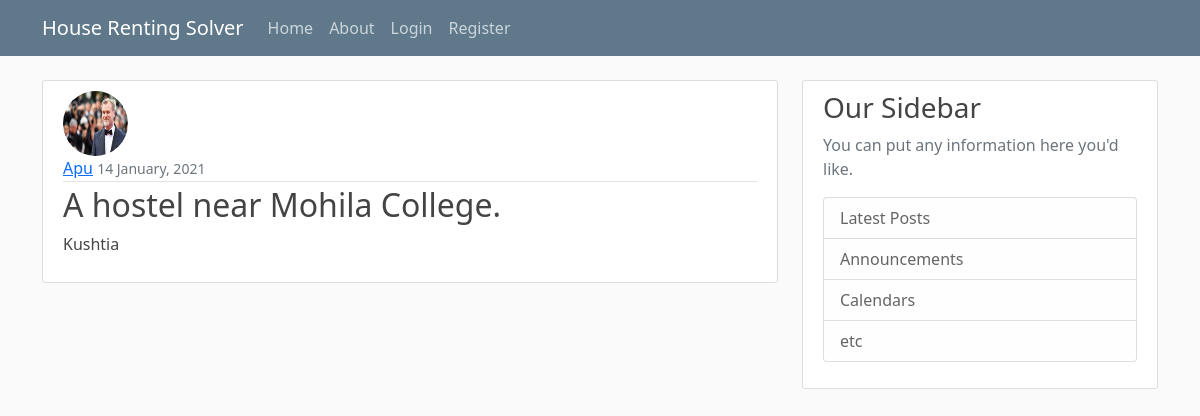
The page /post/10/ on the database its author committed.
### blog/models.py (models this page shows, shortened)
class Post(models.Model):
    location = models.CharField(max_length = 100)
    content = models.TextField()
    date_posted = models.DateTimeField(default = timezone.now)
    owner = models.ForeignKey(User, on_delete= models.CASCADE)

### users/models.py (models this page shows, shortened)
class Profile(models.Model):
    user = models.OneToOneField(User, on_delete = models.CASCADE)
    image = models.ImageField(default='default.jpg', upload_to='profile_pics')

### blog/views.py (the view)
# urls.py: path('post/<int:pk>/', PostDetailView.as_view(), name='post-detail'),
class PostDetailView(DetailView):
    model = Post

### blog/templates/blog/post_detail.html (shortened to what this page needs)
{% extends "blog/base.html" %}
{% block content %}
   <article class="media content-section">
     <img class="rounded-circle article-img" src="{{ object.owner.profile.image.url}}" >
     <div class="media-body">
       <div class="article-metadata">
             <a class="mr-2" href="{% url 'user-posts' object.owner.username %}">{{ object.owner}}</a>
             <small class="text-muted">{{ object.date_posted | date:"d F, Y" }}</small>
           </div>
           <h2 class="article-content" >{{ object.content }}</h2>
           <p class="article-title">{{ object.location }}</p>
         </div>
       </article>
{% endblock content %}

### blog/static/blog/main.css (style rules this page uses)
body { background: #fafafa; color: #333333; margin-top: 5rem; }
h1, h2, h3, h4, h5, h6 { color: #444444; }
.content-section { background: #ffffff; padding: 10px 20px; border: 1px solid #dddddd; border-radius: 3px; margin-bottom: 20px; }
.article-title { color: #444444; }
.article-content { white-space: pre-line; }
.article-img { height: 65px; width: 65px; margin-right: 16px; }
.article-metadata { padding-bottom: 1px; margin-bottom: 4px; border-bottom: 1px solid #e3e3e3 }

### rows shown on the page
Post: owner.profile.image (picture), owner "Apu", date_posted "14 January, 2021", content "A hostel near Mohila College.", location "Kushtia"
